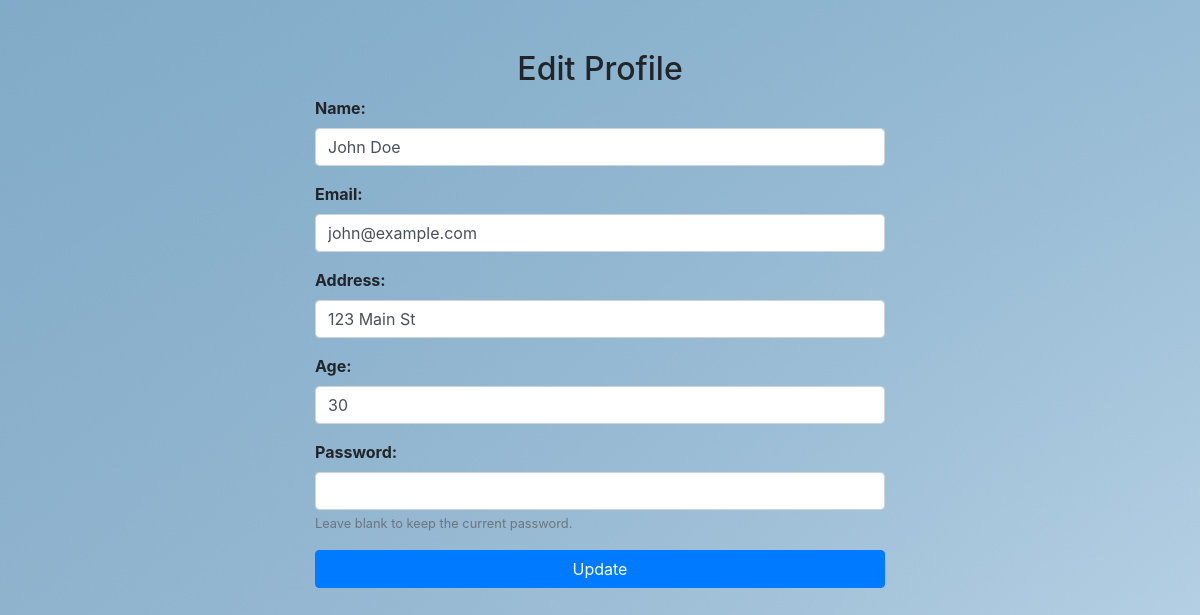
The page /edit_profile.php (signed in) on the database its author committed.
### tables this page shows
CREATE TABLE user (
    id INT AUTO_INCREMENT PRIMARY KEY,
    name VARCHAR(100),
    email VARCHAR(100) UNIQUE,
    creation_date TIMESTAMP DEFAULT CURRENT_TIMESTAMP,
    address VARCHAR(255),
    age INT,
    password VARCHAR(255)
);

### edit_profile.php (the view, shortened to what this page needs)
<?php
require 'connection.php';
$user_id = $_SESSION['user_id'];
if ($_SERVER["REQUEST_METHOD"] == "POST") {
    $name = $_POST['name'];
    $email = $_POST['email'];
    $address = $_POST['address'];
    $age = $_POST['age'];
    $password = $_POST['password'];
    $hashed_password = password_hash($password, PASSWORD_DEFAULT);
    $sql = "UPDATE user SET name=?, email=?, address=?, age=?, password=? WHERE id=?";
    $stmt = $conn->prepare($sql);
    $stmt->bind_param("sssssi", $name, $email, $address, $age, $hashed_password, $user_id);
    if ($stmt->execute()) {
        $_SESSION['user_name'] = $name;
        header("Location: user_dashboard.php");
        exit();
    } else {
        echo "Error updating record: " . $conn->error;
    }
} else {
    $sql = "SELECT * FROM user WHERE id=?";
    $stmt = $conn->prepare($sql);
    $stmt->bind_param("i", $user_id);
    $stmt->execute();
    $result = $stmt->get_result();
    $user = $result->fetch_assoc();
}
?>
<!DOCTYPE html>
<html lang="en">
<head>
    <link href="https://maxcdn.bootstrapcdn.com/bootstrap/4.0.0/css/bootstrap.min.css" rel="stylesheet">
</head>
<body>
<div class="container">
    <h2 class="text-center">Edit Profile</h2>
    <form method="post" action="">
        <div class="form-group">
            <label for="name">Name:</label>
            <input type="text" id="name" name="name" class="form-control" value="<?= htmlspecialchars($user['name']) ?>" required>
        </div>
        <div class="form-group">
            <label for="email">Email:</label>
            <input type="email" id="email" name="email" class="form-control" value="<?= htmlspecialchars($user['email']) ?>" required>
        </div>
        <div class="form-group">
            <label for="address">Address:</label>
            <input type="text" id="address" name="address" class="form-control" value="<?= htmlspecialchars($user['address']) ?>" required>
        </div>
        <div class="form-group">
            <label for="age">Age:</label>
            <input type="number" id="age" name="age" class="form-control" value="<?= htmlspecialchars($user['age']) ?>" required>
        </div>
        <div class="form-group">
            <label for="password">Password:</label>
            <input type="password" id="password" name="password" class="form-control" value="" required>
            <small class="form-text text-muted">Leave blank to keep the current password.</small>
        </div>
        <button type="submit" class="btn btn-primary">Update</button>
    </form>
</div>
</body>
</html>

### edit_profile.php (style rules this page uses)
body { background-color: #f8f9fa; padding-top: 50px; background-image: url('uploads/img19.jpg') }
.container { max-width: 600px; margin: 0 auto; }
.form-group label { font-weight: bold; }
.btn-primary { background-color: #007bff; border-color: #007bff; width: 100%; }

### rows shown on the page
user: name "John Doe", email "john@example.com", address "123 Main St", age "30"
